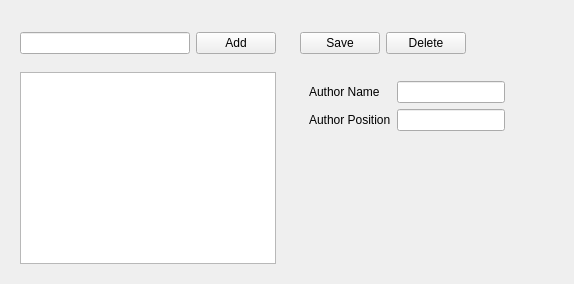
                <widget class="QWidget" name="settingsAuthors">
                 <layout class="QHBoxLayout" name="horizontalLayout_39">
                  <item>
                   <widget class="QWidget" name="widget_52" native="true">
                    <property name="maximumSize">
                     <size>
                      <width>400</width>
                      <height>16777215</height>
                     </size>
                    </property>
                    <layout class="QVBoxLayout" name="verticalLayout_35">
                     <item>
                      <widget class="QWidget" name="widget_54" native="true">
                       <layout class="QHBoxLayout" name="horizontalLayout_35">
                        <property name="leftMargin">
                         <number>0</number>
                        </property>
                        <property name="topMargin">
                         <number>12</number>
                        </property>
                        <property name="rightMargin">
                         <number>0</number>
                        </property>
                        <property name="bottomMargin">
                         <number>12</number>
                        </property>
                        <item>
                         <widget class="QLineEdit" name="enterAuthorName"/>
                        </item>
                        <item>
                         <widget class="QPushButton" name="addAuthor">
                          <property name="text">
                           <string>Add</string>
                          </property>
                         </widget>
                        </item>
                       </layout>
                      </widget>
                     </item>
                     <item>
                      <widget class="QListWidget" name="authorList"/>
                     </item>
                    </layout>
                   </widget>
                  </item>
                  <item>
                   <widget class="QWidget" name="widget_56" native="true">
                    <layout class="QVBoxLayout" name="verticalLayout_36">
                     <item>
                      <widget class="QWidget" name="widget_55" native="true">
                       <layout class="QHBoxLayout" name="horizontalLayout_36">
                        <property name="leftMargin">
                         <number>0</number>
                        </property>
                        <property name="topMargin">
                         <number>12</number>
                        </property>
                        <property name="rightMargin">
                         <number>0</number>
                        </property>
                        <property name="bottomMargin">
                         <number>12</number>
                        </property>
                        <item>
                         <widget class="QPushButton" name="saveAuthorBtn">
                          <property name="text">
                           <string>Save</string>
                          </property>
                         </widget>
                        </item>
                        <item>
                         <widget class="QPushButton" name="deleteAuthorBtn">
                          <property name="text">
                           <string>Delete</string>
                          </property>
                         </widget>
                        </item>
                        <item>
                         <spacer name="horizontalSpacer_17">
                          <property name="orientation">
                           <enum>Qt::Horizontal</enum>
                          </property>
                          <property name="sizeHint" stdset="0">
                           <size>
                            <width>40</width>
                            <height>20</height>
                           </size>
                          </property>
                         </spacer>
                        </item>
                       </layout>
                      </widget>
                     </item>
                     <item>
                      <widget class="QWidget" name="widget_53" native="true">
                       <layout class="QGridLayout" name="gridLayout_11">
                        <item row="0" column="0">
                         <widget class="QLabel" name="label_27">
                          <property name="text">
                           <string>Author Name </string>
                          </property>
                         </widget>
                        </item>
                        <item row="0" column="1">
                         <widget class="QLineEdit" name="authorNameLine"/>
                        </item>
                        <item row="1" column="0">
                         <widget class="QLabel" name="label_64">
                          <property name="text">
                           <string>Author Position</string>
                          </property>
                         </widget>
                        </item>
                        <item row="1" column="1">
                         <widget class="QLineEdit" name="authorPostionLine"/>
                        </item>
                       </layout>
                      </widget>
                     </item>
                     <item>
                      <spacer name="verticalSpacer_15">
                       <property name="orientation">
                        <enum>Qt::Vertical</enum>
                       </property>
                       <property name="sizeHint" stdset="0">
                        <size>
                         <width>20</width>
                         <height>40</height>
                        </size>
                       </property>
                      </spacer>
                     </item>
                    </layout>
                   </widget>
                  </item>
                  <item>
                   <spacer name="horizontalSpacer_19">
                    <property name="orientation">
                     <enum>Qt::Horizontal</enum>
                    </property>
                    <property name="sizeHint" stdset="0">
                     <size>
                      <width>40</width>
                      <height>20</height>
                     </size>
                    </property>
                   </spacer>
                  </item>
                 </layout>
                </widget>
